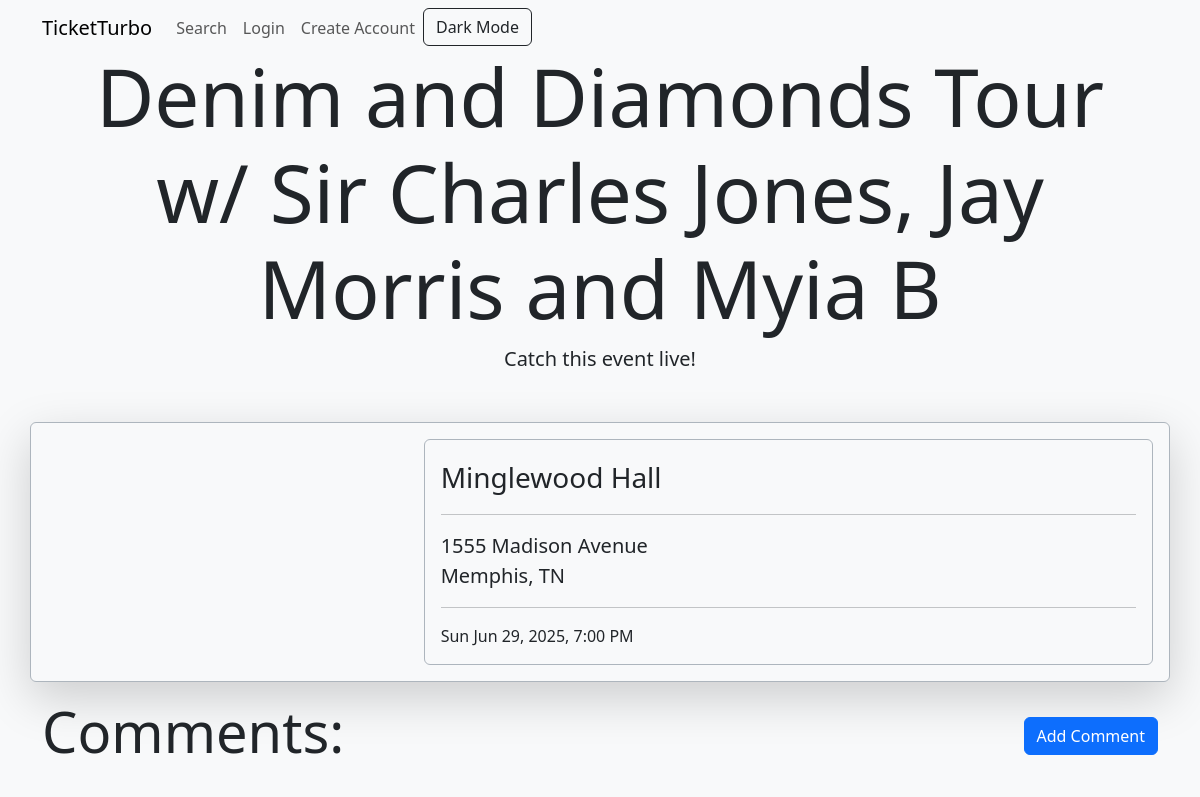
/event/G5viZblFk3pMO/, run on the app's committed database.
### Ticketmaster/models.py (models this page shows)
class Events(models.Model):
    eventId = models.CharField(max_length = 20, primary_key=True)
    actName = models.CharField(max_length=100)
    location = models.CharField(max_length=100)
    address = models.CharField(max_length=100)
    city = models.CharField(max_length=100)
    stateCode = models.CharField(max_length=2)
    dateString = models.CharField(max_length=100, default='Date TBD')
    timeString = models.CharField(max_length=100, default='Time TBD')
    photo = models.URLField()
    link = models.URLField()

### Ticketmaster/views.py (the view)
# urls.py: path('event/<event_id>/',views.event_view, name="event_view"),
def event_view(request, event_id):
    if not Events.objects.filter(eventId=event_id).exists():
        worked = createEvent(event_id)
        if not worked:
            return render(request, 'event-dne.html', {'event_id': event_id})
    event = Events.objects.get(eventId=event_id)
    comments = Comments.objects.filter(event=event)
    context = {"event":event, 'comments':comments, 'user':request.user, 'event_id':event_id}
    return render(request, 'event-page.html', context)

### templates/event-page.html (shortened to what this page needs)
{% extends 'site-base.html' %}
{% block content %}
    <div class="text-center text-dark bg-light container-fluid ld">
        <div class="container pt-5 pb-4 mb-2">
            <h1 class="display-1">{{ event.actName }}</h1>
            <p class="lead">Catch this event live!</p>
        </div>
    </div>
    <div class="container border border-dark-subtle shadow-lg p-3 rounded mb-3 ld-s">
        <div class="row">
            <div class="col-md-4">
            </div>
            <div class="col-md-8">
                <div class="border border-dark-subtle rounded p-3">
                    <span class="fs-3">{{ event.location }}</span><hr>
                    <span class="fs-5">
                        {{ event.address }}<br>
                        {{ event.city }}, {{ event.stateCode }}
                    </span><hr>
                    <span class="fs-6">
                        {{ event.dateString }}, {{ event.timeString }}
                    </span>
                </div>
            </div>
        </div>
    </div>
    <div class="container">
        <div class="row">
            <div class="col-6"><h2 class="display-4">Comments:</h2></div>
            <div class="col-6 text-end my-auto"><a href="{% url 'comment_view' event_id %}" class="btn btn-primary">Add Comment</a></div>
        </div>
    </div>
{% endblock %}

### data on the page
Events: actName "Denim and Diamonds Tour w/ Sir Charles Jones, Jay Morris and Myia B", location "Minglewood Hall", address "1555 Madison Avenue", city "Memphis", stateCode "TN", dateString "Sun Jun 29, 2025", timeString "7:00 PM"
